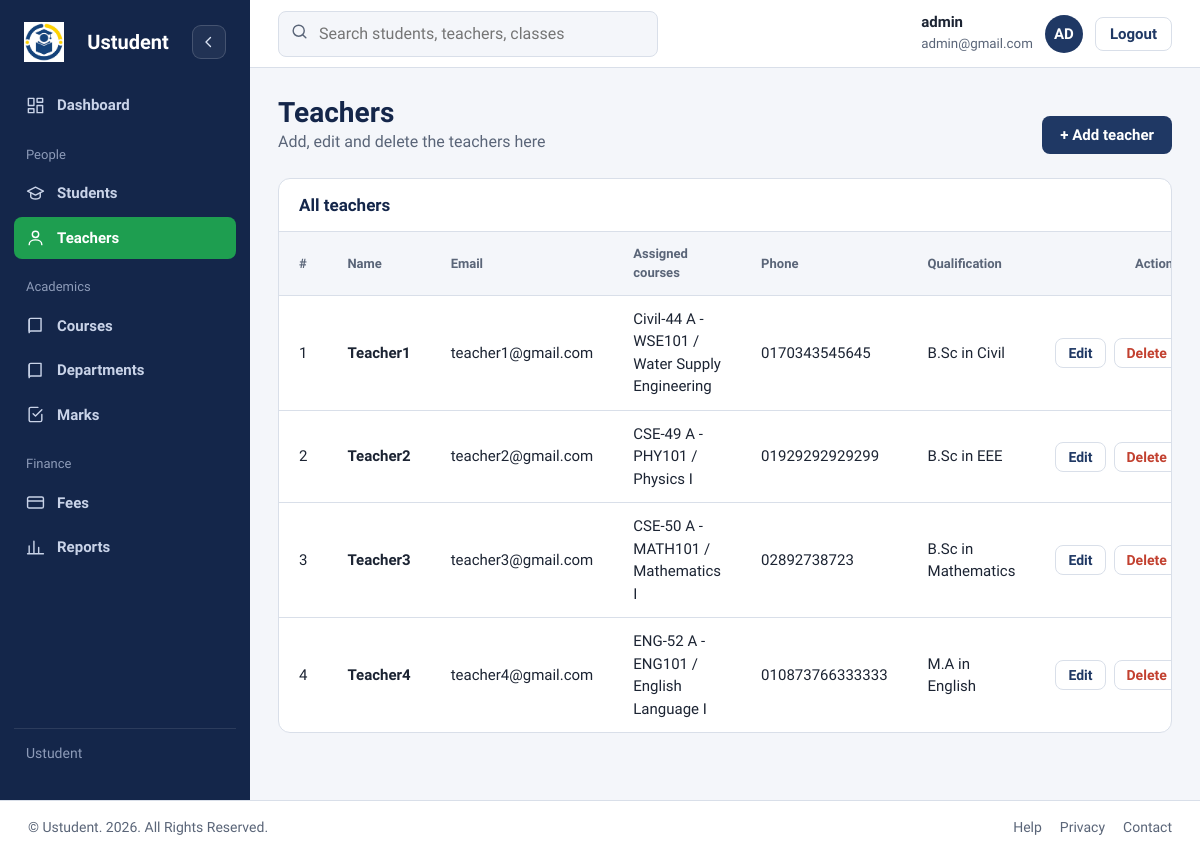
The page /admin/teacher.php (signed in) on the database its author committed.
### tables this page shows
CREATE TABLE `teachers` (
  `id` int UNSIGNED NOT NULL,
  `user_id` int UNSIGNED NOT NULL,
  `name` varchar(100) NOT NULL,
  `email` varchar(100) NOT NULL,
  `phone` varchar(15) DEFAULT NULL,
  `qualification` varchar(150) DEFAULT NULL,
  `created_at` timestamp NULL DEFAULT CURRENT_TIMESTAMP
);

### admin/teacher.php (the view, shortened to what this page needs)
<?php
include '../database/dbconfig.php';
$result = $conn->query(
    "SELECT t.*,
            (SELECT GROUP_CONCAT(DISTINCT CONCAT(c.class_name, ' ', c.section, ' - ',
                                                 co.course_name, ' / ', s.subject_name)
                                 ORDER BY c.class_name, c.section, s.subject_name SEPARATOR ', ')
               FROM teacher_subjects ts
               JOIN classes c ON c.id = ts.class_id
               JOIN courses co ON co.id = c.course_id
               JOIN subjects s ON s.id = ts.subject_id
              WHERE ts.teacher_id = t.id) AS assigned_courses
       FROM teachers t
      ORDER BY t.id ASC"
);
?>
<!DOCTYPE html>
<html lang="en">
<head>
<?php include '../includes/admin_dashboard_css.php'; ?>
<link rel="stylesheet" href="../assets/css/courses.css">
<link rel="stylesheet" href="../assets/css/admin_student.css">
</head>
<body>
<div class="app">
    <?php include '../includes/sidebar.php'; ?>
    <div class="main">
        <?php include '../includes/topbar.php'; ?>
        <main class="content">
            <div class="head">
                <div>
                    <h1>Teachers</h1>
                    <p>Add, edit and delete the teachers here</p>
                </div>
                <a href="teacher.php?action=add" class="btn">+ Add teacher</a>
            </div>
            <section class="card">
                <h2>All teachers</h2>
                <table>
                    <thead>
                        <tr>
                            <th>#</th>
                            <th>Name</th>
                            <th>Email</th>
                            <th>Assigned courses</th>
                            <th>Phone</th>
                            <th>Qualification</th>
                            <th class="num">Actions</th>
                        </tr>
                    </thead>
                    <tbody>
                    <?php if ($result && $result->num_rows > 0) { ?>
                        <?php while ($row = $result->fetch_assoc()) { ?>
                            <tr>
                                <td><?php echo $row['id']; ?></td>
                                <td><b><?php echo htmlspecialchars($row['name'], ENT_QUOTES, 'UTF-8'); ?></b></td>
                                <td><?php echo htmlspecialchars($row['email'], ENT_QUOTES, 'UTF-8'); ?></td>
                                <td><?php echo htmlspecialchars($row['assigned_courses'] ?? 'Not assigned', ENT_QUOTES, 'UTF-8'); ?></td>
                                <td class="phone"><?php echo htmlspecialchars($row['phone'] ?? '', ENT_QUOTES, 'UTF-8'); ?></td>
                                <td><?php echo htmlspecialchars($row['qualification'] ?? '', ENT_QUOTES, 'UTF-8'); ?></td>
                                <td>
                                    <div class="row-actions">
                                        <a class="small-btn" href="teacher.php?action=edit&id=<?php echo $row['id']; ?>">Edit</a>
                                        <form method="post" onsubmit="return confirm('Delete this teacher?');">
                                            <button type="submit" name="delete_teacher" class="small-btn danger">Delete</button>
                                        </form>
                                    </div>
                                </td>
                            </tr>
                        <?php } ?>
                    <?php } else { ?>
                        <tr>
                            <td colspan="7" class="empty">No teachers found.</td>
                        </tr>
                    <?php } ?>
                    </tbody>
                </table>
            </section>
        </main>
    </div>
</div>
<?php include '../includes/footer.php'; ?>
</body>
</html>

### assets/css/admin_dashboard.css (style rules this page uses)
.content { padding:28px;max-width:1200px;width:100% }
.head { display:flex;justify-content:space-between;align-items:flex-end;gap:16px;flex-wrap:wrap;margin-bottom:24px }
.head h1 { font-size:28px }
.head p { color:var(--muted);margin:0 }
.card { background:var(--white);border:1px solid var(--line);border-radius:12px;overflow:hidden }
.card > h2 { font-size:17px;padding:16px 20px;border-bottom:1px solid var(--line);display:flex;justify-content:space-between;align-items:center }
table { width:100%;border-collapse:collapse }
th,td { padding:12px 20px;text-align:left;border-bottom:1px solid var(--line);font-size:15px }
tr:last-child td { border-bottom:0 }
th { font-size:13px;color:var(--muted);font-weight:600;background:var(--paper) }
.num { text-align:right }
:root { --navy:#1f3864; --navy-deep:#14264a; --green:#1e9e50; --green-soft:#e4f4ea; --gold:#d8b32a; --gold-soft:#fbf3d3; --red:#c2402f; --red-soft:#fbe6e2; --blue-soft:#e6edf8; --ink:#1c2433; --muted:#5a6578; --line:#d9dfe9; --paper:#f4f6fa; --white:#fff; --head:"Bricolage Grotesque","Segoe UI",Arial,sans-serif; --body:"Source Sans 3","Segoe UI",Arial,sans-serif; }
* { box-sizing:border-box }
body { margin:0;font:400 16px/1.5 var(--body);color:var(--ink);background:var(--paper) }
h1,h2,h3 { font-family:var(--head);margin:0;line-height:1.2;color:var(--navy-deep) }
a { color:inherit;text-decoration:none }
.app { display:grid;grid-template-columns:250px minmax(0,1fr);min-height:100vh;transition:grid-template-columns .22s ease }
.main { min-width:0;display:flex;flex-direction:column;min-height:100vh }
.main > .content { flex:1 }
.btn { display:inline-block;background:var(--navy);color:var(--white);padding:10px 18px;border-radius:8px;border:0;cursor:pointer;font:600 15px var(--body) }

### assets/css/courses.css (style rules this page uses)
.row-actions { display:flex;gap:8px;justify-content:flex-end }
.row-actions form { margin:0 }
.small-btn { border:1.5px solid var(--line);background:var(--white);border-radius:8px;padding:6px 12px;font:600 14px var(--body);cursor:pointer;color:var(--navy) }
.small-btn.danger { color:var(--red) }

### assets/css/admin_student.css (style rules this page uses)
.phone { font-variant-numeric:tabular-nums }

### rows shown on the page
teachers: id "1", name "Teacher1", email "teacher1@gmail.com", assigned_courses "Civil-44 A - WSE101 / Water Supply Engineering", phone "0170343545645", qualification "B.Sc in Civil"
teachers: id "2", name "Teacher2", email "teacher2@gmail.com", assigned_courses "CSE-49 A - PHY101 / Physics I", phone "01929292929299", qualification "B.Sc in EEE"
teachers: id "3", name "Teacher3", email "teacher3@gmail.com", assigned_courses "CSE-50 A - MATH101 / Mathematics I", phone "02892738723", qualification "B.Sc in Mathematics"
teachers: id "4", name "Teacher4", email "teacher4@gmail.com", assigned_courses "ENG-52 A - ENG101 / English Language I", phone "010873766333333", qualification "M.A in English"

### other values the page prints
$_SESSION['name'] "admin"
$_SESSION['email'] "admin@gmail.com"
substr($_SESSION['name'], 0,2) "AD"
